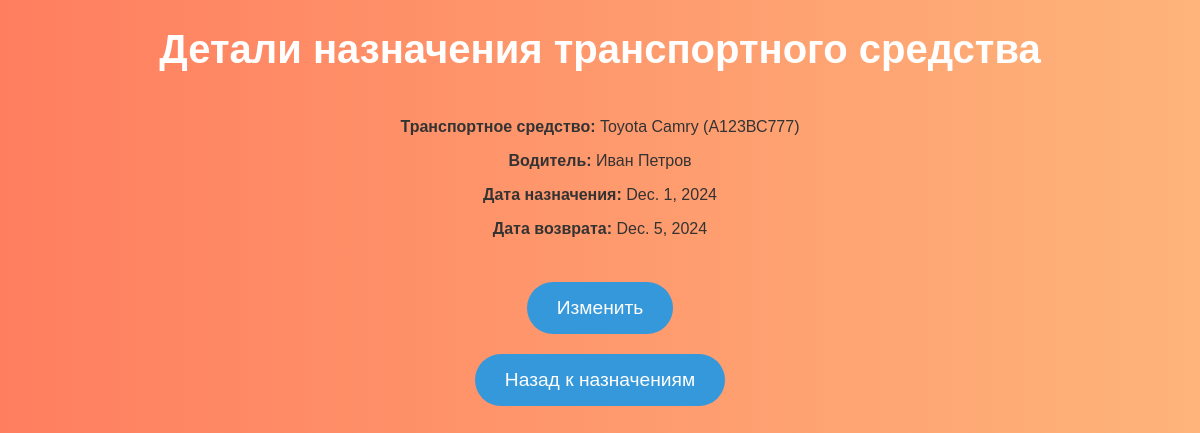
Page /assignments/detail/1/ on the earlier database version.
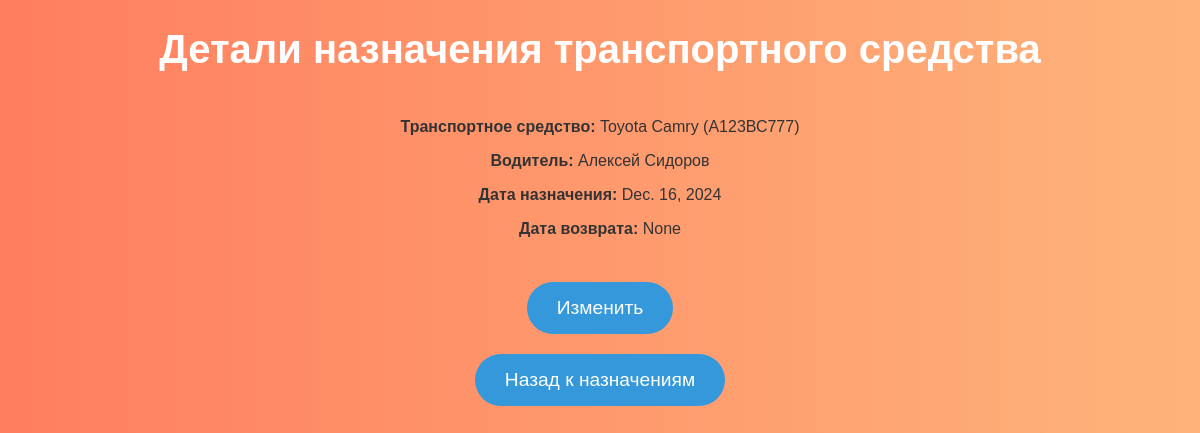
Same page on the later database version.
### lab7app/models.py (models this page shows, shortened)
class VehicleAssignment(models.Model):
    assignment_id = models.AutoField(primary_key=True)
    vehicle = models.ForeignKey(Vehicle, on_delete=models.CASCADE)
    driver = models.ForeignKey(Driver, on_delete=models.CASCADE)
    assignment_date = models.DateField()
    return_date = models.DateField(null=True, blank=True)

class Driver(models.Model):
    driver_id = models.AutoField(primary_key=True)
    first_name = models.CharField(max_length=255)
    last_name = models.CharField(max_length=255)
    license_number = models.CharField(max_length=255, unique=True)
    birth_date = models.DateField()
    driving_experience = models.IntegerField()
    def __str__(self):
        return f"{self.first_name} {self.last_name}"

class Vehicle(models.Model):
    vehicle_id = models.AutoField(primary_key=True)
    type = models.CharField(max_length=255)
    model = models.CharField(max_length=255)
    brand = models.CharField(max_length=255)
    manufacture_year = models.IntegerField()
    registration_number = models.CharField(max_length=255, unique=True)
    def __str__(self):
        return f"{self.brand} {self.model} ({self.registration_number})"

### lab7app/views.py (the view)
# urls.py: path('assignments/detail/<int:assignment_id>/', views.assignment_detail, name='assignment_detail'),
def assignment_detail(request, assignment_id):
    assignment = get_object_or_404(VehicleAssignment, assignment_id=assignment_id)
    return render(request, 'assignment_detail.html', {'assignment': assignment})

### lab7app/templates/assignment_detail.html (shortened to what this page needs)
{% load static %}
<!DOCTYPE html>
<html lang="ru">
<head>
    <link rel="stylesheet" href="{% static 'styles.css' %}">
</head>
<body class="vehicle-assignment-detail">
    <h1>Детали назначения транспортного средства</h1>
    <div class="assignment-info">
        <p><strong>Транспортное средство:</strong> {{ assignment.vehicle }}</p>
        <p><strong>Водитель:</strong> {{ assignment.driver }}</p>
        <p><strong>Дата назначения:</strong> {{ assignment.assignment_date }}</p>
        <p><strong>Дата возврата:</strong> {{ assignment.return_date }}</p>
    </div>
    <br>
    <a href="{% url 'edit_assignment' assignment.assignment_id %}">
        <button>Изменить</button>
    </a>
    <a href="{% url 'assignments' %}">
        <button>Назад к назначениям</button>
    </a>
</body>
</html>

Differences in the rows shown:
changed VehicleAssignment "Toyota Camry (А123ВС777)": driver "Иван Петров" → "Алексей Сидоров"; assignment_date "Dec. 1, 2024" → "Dec. 16, 2024"; return_date "Dec. 5, 2024" → "None"
